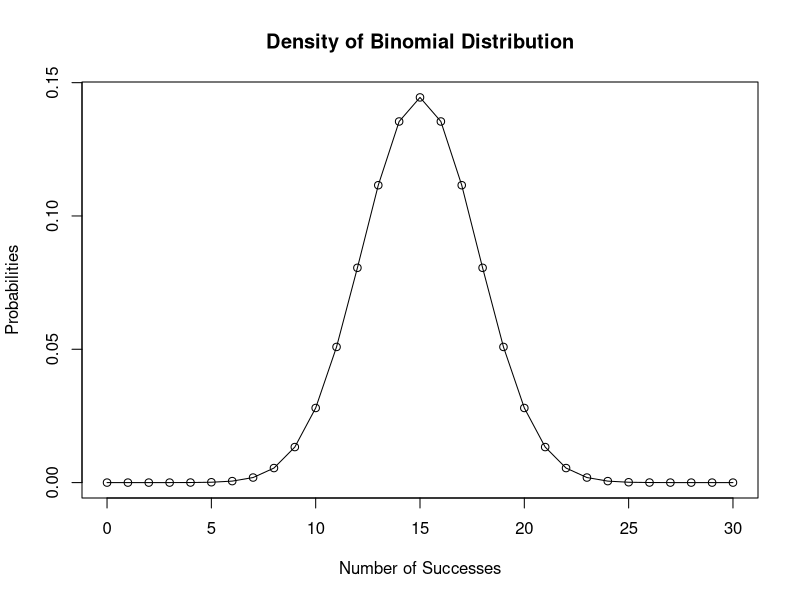
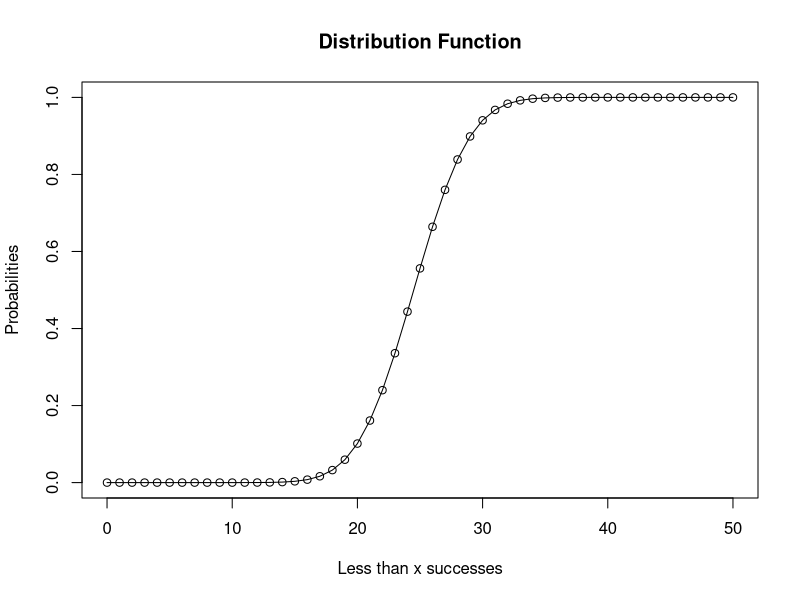
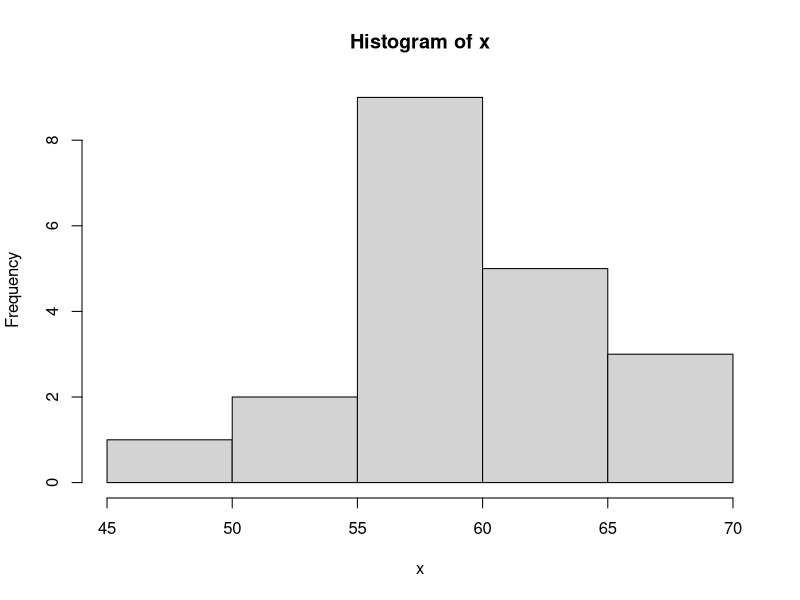
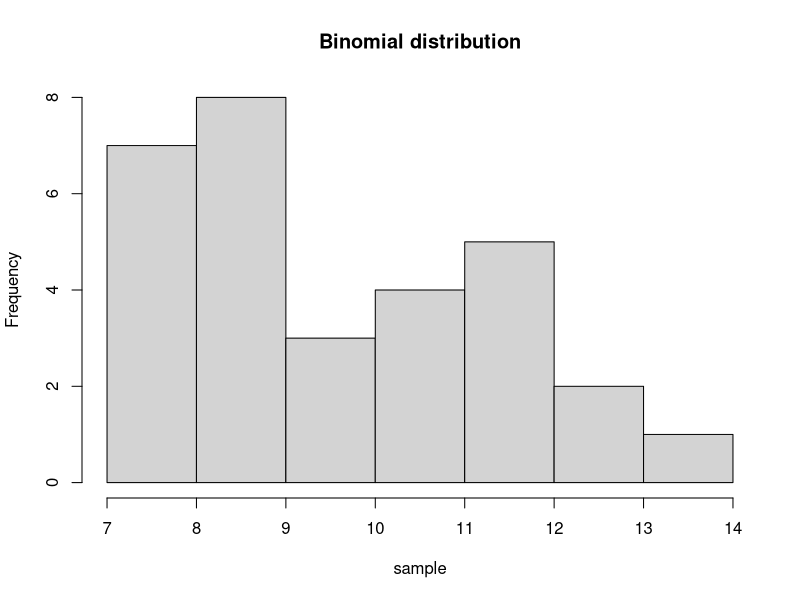
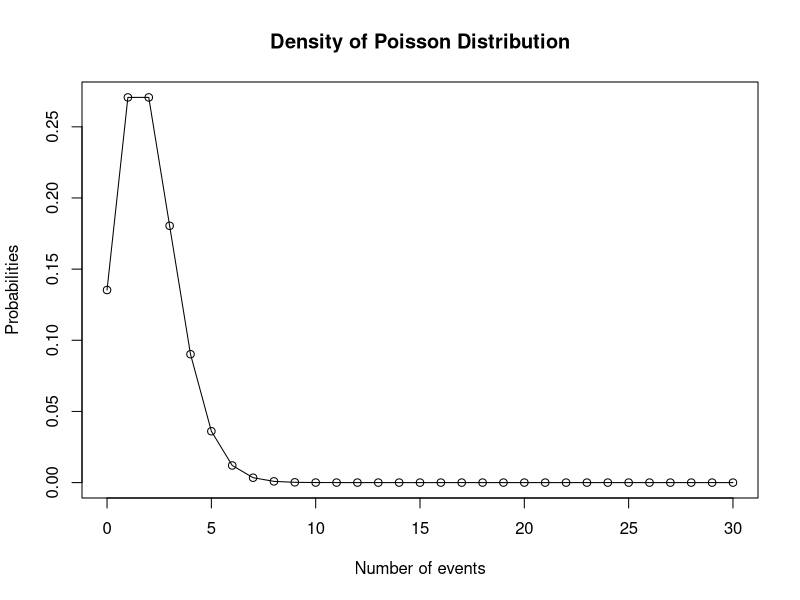
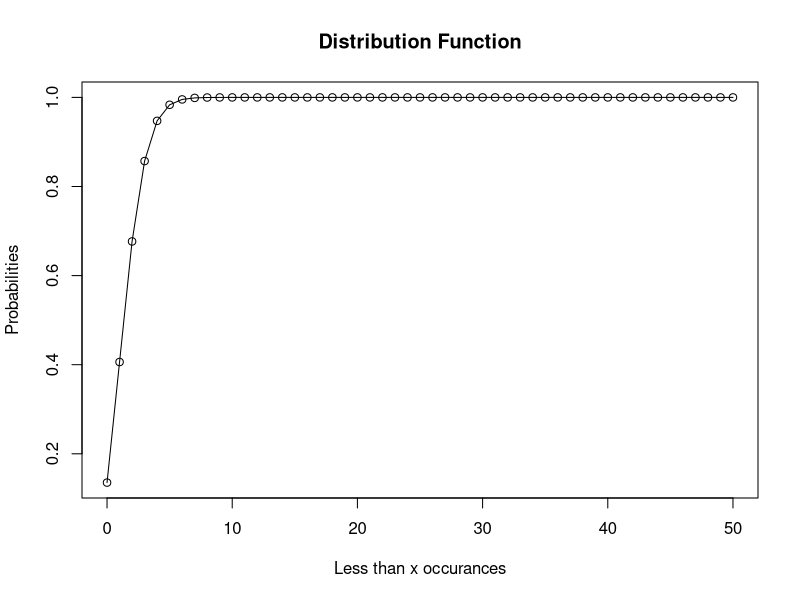
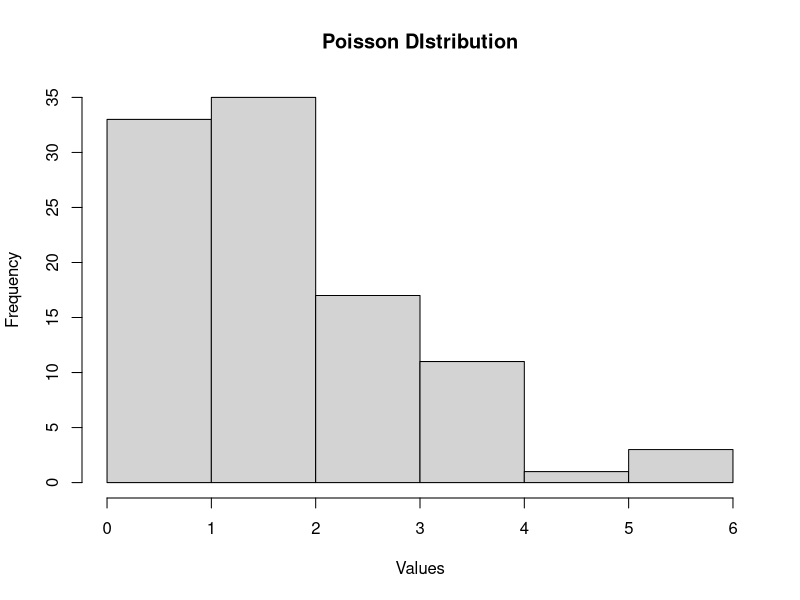
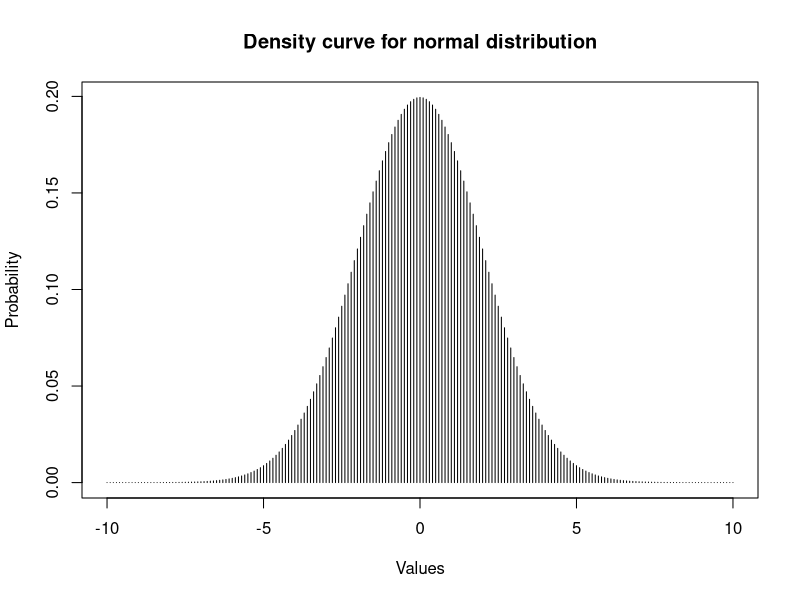

Here is the R script that generated these plots, in order:
## ---- chunk 1
library(knitr)
options(width=60)
opts_chunk$set(echo=T,
	       cache=T,
               prompt=FALSE,
               tidy=F,
	             tidy.opts=list(width.cutoff=40),
               comment=NA,
               message=FALSE,
               warning=FALSE)
## ---- chunk 2
set.seed(0)
## ---- chunk 3
# Create a sample of 30 numbers 
# which are incremented by 1.
x <- seq(0, 30, by = 1)

# Create the binomial distribution.
y <- dbinom(x, 30, 0.5)

# Plot the graph for this sample.
plot(
  x,
  y,
  main = "Density of Binomial Distribution",
  ylab = "Probabilities",
  xlab = "Number of Successes",
  type = "o"
)

## ---- chunk 4
# Probability of getting 25 or less heads 
# from a 50 tosses of a coin.
x = pbinom(25, 50, 0.5)
x
x = seq(0, 50, 1)
y = pbinom(x, 50, 0.5)
plot(
  x,
  y,
  main = "Distribution Function",
  ylab = "Probabilities",
  xlab = "Less than x successes",
  type = "o"
)
## ---- chunk 5
# How many heads will have a probability 
# of 0.25 will come out when a coin
# is tossed 51 times.
x <- qbinom(0.25, 51, 1 / 2)
x
## ---- chunk 6
# Find 20 random values from a sample of 
# 150 with probability of 0.4.
x <- rbinom(20, 150, .4)
x
hist(x)

## ---- chunk 7
dbinom(10, 20, 0.5)

## ---- chunk 8
pbinom(10, 20, 0.5)
## ---- chunk 9
sample = rbinom(30, 20, 0.5)
sample
hist(sample, main = "Binomial distribution")
## ---- chunk 10
# Create a sample of 30 numbers 
# which are incremented by 1.
x <- seq(0, 30, by = 1)

# Create the binomial distribution.
y <- dpois(x, 2)

# Plot the graph for this sample.
plot(
  x,
  y,
  main = "Density of Poisson Distribution",
  ylab = "Probabilities",
  xlab = "Number of events",
  type = "o"
)
## ---- chunk 11
# Probability of getting 25 or less 
# heads from a 50 tosses of a coin.
x = ppois(5, 2)
x
x = seq(0, 50, 1)
y = ppois(x, 2)
plot(
  x,
  y,
  main = "Distribution Function",
  ylab = "Probabilities",
  xlab = "Less than x occurances",
  type = "o"
)
## ---- chunk 12
x <- qpois(0.5,2)
x
## ---- chunk 13
# Create a sample of 100 numbers 
# which are Poisson distributed.
y <- rpois(100, lambda = 2)

# Plot the histogram for this sample.
hist(y, main = "Poisson DIstribution", 
     xlab = "Values")
## ---- chunk 14
# the probability of 4 misprints
dpois(4, 2) 
# the probability of getting less than 5 misprints
ppois(5, 2)  
## ---- chunk 15
rpois(30,2)
## ---- chunk 16
# Create a sequence of numbers between 
# -10 and 10 increasing by 0.1.
x <- seq(-10, 10, by = .1)

# Choose the mean as 2.5 and standard 
# deviation as 0.5.
y <- dnorm(x, mean = 0, sd = 2)

# Plot the density curve
plot(
  x,
  y,
  main = "Density curve for normal distribution",
  xlab = "Values",
  ylab = "Probability",
  type = "h"
)
## ---- chunk 17
# Create a sequence of numbers between 
# -10 and 10 increasing by 0.2.
x <- seq(-10, 10, by = .2)

# Choose the mean as 2.5 and standard 
# deviation as 2.
y <- pnorm(x, mean = 2.5, sd = 2)

# Plot the graph.
plot(
  x,
  y,
  main = "Distribution curve for normal distribution",
  xlab = "Values",
  ylab = "Probabilities",
  type = "o"
)

## ---- chunk 18
# Create a sequence of probability values 
# incrementing by 0.01.
x <- seq(0, 1, by = 0.01)

# Choose the mean as 2 and standard 
# deviation as 3.
y <- qnorm(x, mean = 2, sd = 1)

# Plot the graph.
plot(
  x,
  y,
  type = "o",
  xlab = "Probabilities",
  ylab = "Values",
  main = "Area under normal curve"
)

## ---- chunk 19
# Create a sample of 100 numbers which 
# are normally distributed.
y <- rnorm(100, mean = 2, sd = 2)

# Plot the histogram for this sample.
hist(y, main = "Normal DIstribution", 
     xlab = "Values")
